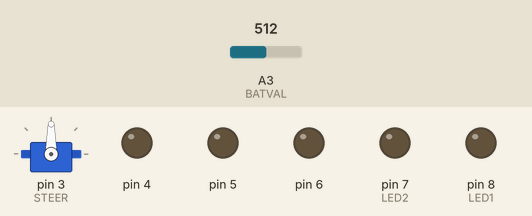
This program was run on a simulated Arduino Uno, built with avr-gcc and run on an emulated ATmega328P. Shown: servo, output pins drawn as LEDs (lit = HIGH). The test bench sets the inputs (shaded band); at power-on: A3 (BATVAL) = 512. No radio packets arrive unless stated; what the program prints to the serial monitor is not drawn.

Above: at 1.2 s.
1.3 s: A3 (BATVAL) set to 827
2.8 s: A3 (BATVAL) set to 855
Timing chart, 0 to 5.8 s (numbered marks = the images above; inputs shaded):
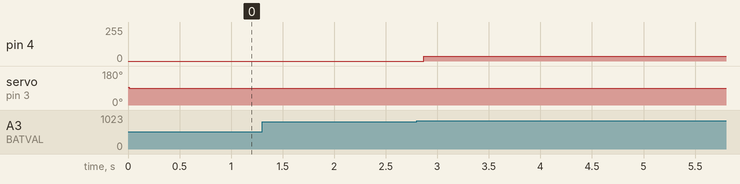

Measured:
- after the input at 2.8 s, pin 4: 0/255 → 36/255 after 0.07 s

The program:

main.cpp
```cpp
#include <Arduino.h>
#include "pinout.h"
#include "nrf24.h"
#include "main.h"
#include "motorDriver.h"
#include "Servo.h"
#include "EasyBuzzer.h"
#include "batteryVal.h"

Servo steer;

dataReceive_t dataOut;
dataSend_t dataIn;

motorDriver motor(EN, L_PWM, R_PWM);

unsigned long errorCounter = 0;

unsigned long globalCounter = 0;

bool hasSendData = false;

unsigned long beepTimer = 0;
#define beepTime 2000
bool batteryLow = false;
bool beepSet = false;

void pinSetup();
void batteryCheck();
void connectionCheck();
void disableVehicleIfNeeded();
void setActuator();
void sendBatteryVoltage();

void setup()
{

  dataIn = {
      1500,
      1500,
      0,
      0,
      0,
      0};

  steer.attach(STEER);
  steer.writeMicroseconds(1500);
  motor.disable();
  pinSetup();
  radioSetReceive();
  Serial.begin(115200);
}

void loop()
{
  delay(1);
  batteryCheck();
  connectionCheck();
  disableVehicleIfNeeded();
  setActuator();
  sendBatteryVoltage();
}

void pinSetup()
{
  pinMode(BATVAL, INPUT);
  pinMode(BUTTONS, INPUT);
  pinMode(NRF_INT, INPUT);
  pinMode(LED1, OUTPUT);
  pinMode(LED2, OUTPUT);
}

void batteryCheck(){
  if (getBatteryVal() <= 11.4 && !batteryLow)
  {
    // Beep om de seconden
    batteryLow = true;
    beepTimer = millis();
    motor.disable();
  }
  else if (getBatteryVal() > 11.6)
  {
    batteryLow = false;
    motor.enable();
  }

  if (batteryLow && (millis() - beepTimer) > beepTime)
  {
    beepTimer = millis();
    if (beepSet)
    {
      // Beep
      beepSet = false;
    }
    else
    {
      // geen Beep
      beepSet = true;
    }
  }
}

void connectionCheck(){
  dataIn.AUX4 = 0;
  dataIn.AUX2 = 0;
  readRadio(&dataIn);
  Serial.println(errorCounter);
  if (dataIn.AUX4 == 0)
  {
    errorCounter++;
  }
  else if (dataIn.AUX4 == 1)
  {
    errorCounter = 0;
  }
}

void disableVehicleIfNeeded(){
  if (errorCounter >= 500)
  {
    motor.disable();
    steer.detach();
    dataIn.throttle = 1500;
  }
  else{
    if(!steer.attached())
      steer.attach(STEER);
  }
}

void setActuator(){
  if (dataIn.throttle < 1520 && dataIn.throttle > 1480)
  {
    motor.disable();
  }
  else
  {
    if (dataIn.throttle > 1520)
    {
      motor.enable();
      motor.forward(map(dataIn.throttle, 1520, 2000, 0, 255));
    }
    if (dataIn.throttle < 1480)
    {
      if (dataIn.throttle == 500)
      {
        motor.enable();
        motor.stop();
      }
      else
      {
        motor.enable();
        motor.backward(map(dataIn.throttle, 1480, 1000, 0, 255));
      }
    }
  }

  steer.write(map(dataIn.yaw, 1000, 2000, 0, 180));
}

void sendBatteryVoltage(){
  if(dataIn.AUX2 == 1)
 {
    Serial.println("aux2");
    dataOut.batteryVal = getBatteryVal()*100;
    dataOut.batteryLow = batteryLow;

    radioSetSend();
    for (uint8_t i = 0; i < 6; i++)
    {
      writeRadio(dataOut);
    }

    // bool temp = false;
    // do
    // {
    //   temp = writeRadio(dataOut);
    // } while (temp == false);

    radioSetReceive();
 }
}
```

batteryVal.h
```cpp
#ifndef BATTERYVAL_H
#define BATTERYVAL_H

void initBatteryVal();

int getRawBatteryVal();

float getBatteryVal();

#endif
```

main.h
```cpp
#ifndef MAIN_H
#define MAIN_H

#include "stdint.h"
#include "stdbool.h"

// Data structure van TRANSMITTER --> RECEIVER
typedef struct
{
  int throttle;
  int yaw;
  bool AUX1;
  bool AUX2;
  uint8_t AUX3;
  bool AUX4;
} dataSend_t;

// Data structure van RECEIVER --> TRANSMITTER
typedef struct
{
  bool batteryLow;
  int batteryVal;
} dataReceive_t;

#endif
```

nrf24.h
```cpp
#ifndef NRF24_H
#define NRF24_H
#include "main.h"
#include <nRF24L01.h>
#include <RF24.h>
#include <SPI.h>

const uint64_t addressSend =    0xE8E8F0F0E1LL;
const uint64_t addressReceive = 0xE877F0F0E1LL;

void radioSetSend();
bool writeRadio(dataReceive_t data);
void radioSetReceive();
void readRadio(dataSend_t *data);

#endif
```

pinout.h
```cpp
#ifndef PINOUT_H
#define PINOUT_H


/**
 * @brief drukknoppen
 *
 */
#define BUTTONS A2

/**
 * @brief batterij value
 *
 */
#define BATVAL A3

/**
 * @brief CSN van NRf24
 *
 */
#define CSN 10


/**
 * @brief CE van NRF24
 *
 */
#define CE 9

/**
 * @brief led 1
 *
 */
#define LED1 8

/**
 * @brief led 2
 *
 */
#define LED2 7

/**
 * @brief interrupt pin van de nrf24
 *
 */
#define NRF_INT 2

/**
 * @brief forward PWM signal
 *
 */
#define R_PWM 6

/**
 * @brief backwards PWM signal
 *
 */
#define L_PWM 5

/**
 * @brief enable pin
 *
 */
#define EN 4


/**
 * @brief steer servo pin
 *
 */
#define STEER 3

#endif
```

batteryVal.cpp
```cpp
#include "batteryVal.h"
#include "Arduino.h"
#include "pinout.h"

const float divider = 0.235;

#define MEAN_COUNT 30
static float meanVal[MEAN_COUNT];
static uint8_t meanValCounter;

// Bij 3.3V
const float vPerDiv = 0.003222656;

// Bij 5V
// const float vPerDiv = 0.004887586;

float calcBattery(float rawData);

void initBatteryVal()
{
    pinMode(BATVAL, INPUT);
}

int getRawBatteryVal()
{
    return analogRead(BATVAL);
}

float getBatteryVal()
{
    if (meanVal[MEAN_COUNT - 1] == 0){   //Initieel de lijst opvullen
        uint8_t tempCounter = 0;
        while (meanVal[MEAN_COUNT - 1] == 0)
        {
            meanVal[tempCounter] = calcBattery(getRawBatteryVal());
            tempCounter++;
        }
    }
    else{
        if(meanValCounter >= MEAN_COUNT)
            meanValCounter = 0;

        meanVal[meanValCounter] = calcBattery(getRawBatteryVal());

        meanValCounter++;
    }

    //Calculate mean battery value
    float tempBatteryValue = 0;
    for (uint8_t i = 0; i < MEAN_COUNT; i++)
    {
        tempBatteryValue += meanVal[i];
    }
    tempBatteryValue /= (double)MEAN_COUNT;

    return tempBatteryValue;
    // float raw = getRawBatteryVal();
    // float temp = raw * vPerDiv;
    // return temp / divider;
}

float calcBattery(float rawData)
{
    float temp = rawData * vPerDiv;
    return temp / divider;
}
```

nrf24.cpp
```cpp
#include "pinout.h"
#include "nrf24.h"
#include "Arduino.h"

static RF24 radioObject(CE, CSN);

static bool isSetRecieve = true;

void radioSetSend(){
    if(isSetRecieve){
        radioObject.closeReadingPipe(addressSend);
        radioObject.stopListening();
    }

    radioObject.begin();
    radioObject.openWritingPipe(addressReceive);
    radioObject.setPALevel(RF24_PA_MAX);
    radioObject.stopListening();
    isSetRecieve = false;
}
bool writeRadio(dataReceive_t data){
    return radioObject.write(&data, sizeof(dataReceive_t));
}
void radioSetReceive(){
    radioObject.begin();
    radioObject.openReadingPipe(0, addressSend);
    radioObject.setPALevel(RF24_PA_HIGH);
    radioObject.startListening();
    isSetRecieve = true;
}
void readRadio(dataSend_t *data){
    if (radioObject.available()) {
        radioObject.read(data, sizeof(*data));
  }
}
```

pinConfiguration.h
```cpp
// (licence header left out)
#ifndef PINCONFIGURATION_H
#define PINCONFIGURATION_H

void pinSetup();

#endif
```

pinConfiguration.c
```cpp
#include "pinConfiguration.h"
#include "pinout.h"
#include "Arduino.h"


void pinSetup()
{
    pinMode(BATVAL, INPUT);
    pinMode(BUTTONS, INPUT);
    pinMode(NRF_INT, INPUT);
    pinMode(LED1, OUTPUT);
    pinMode(LED2, OUTPUT);
}
```
